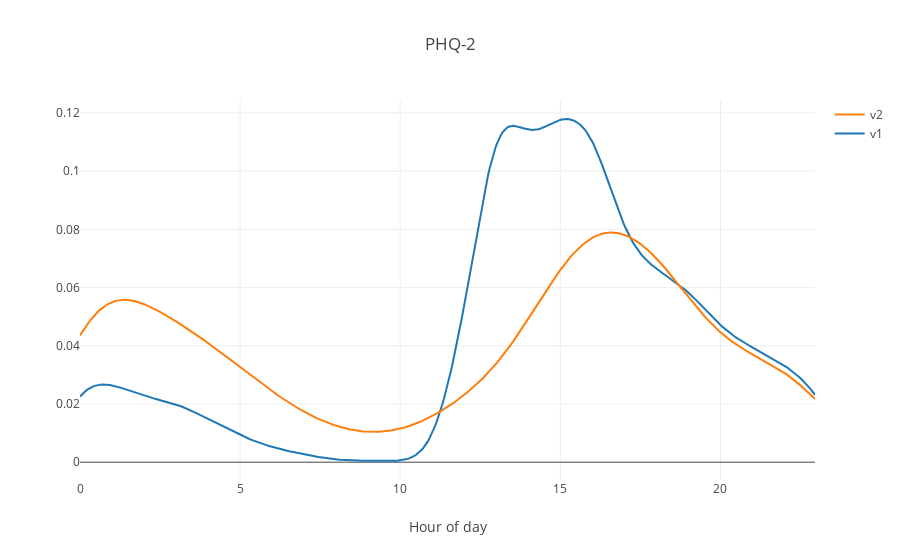
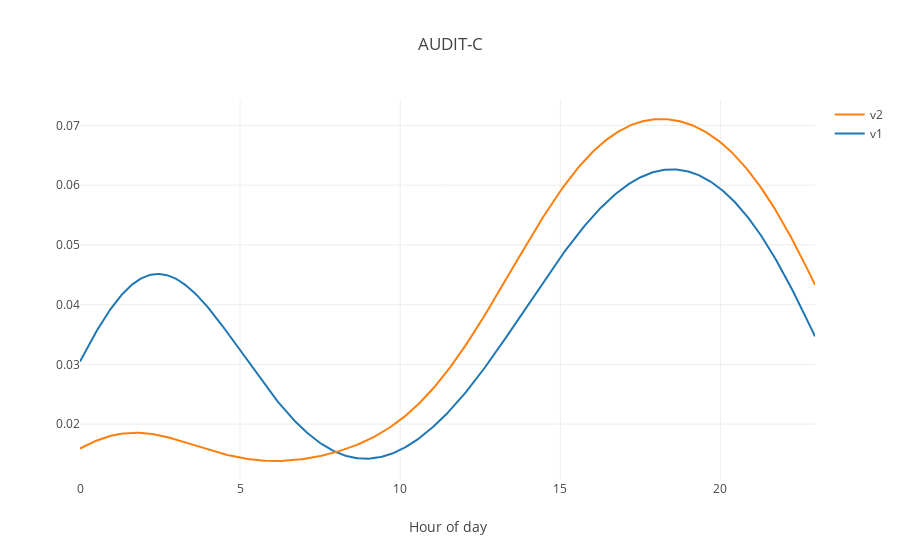
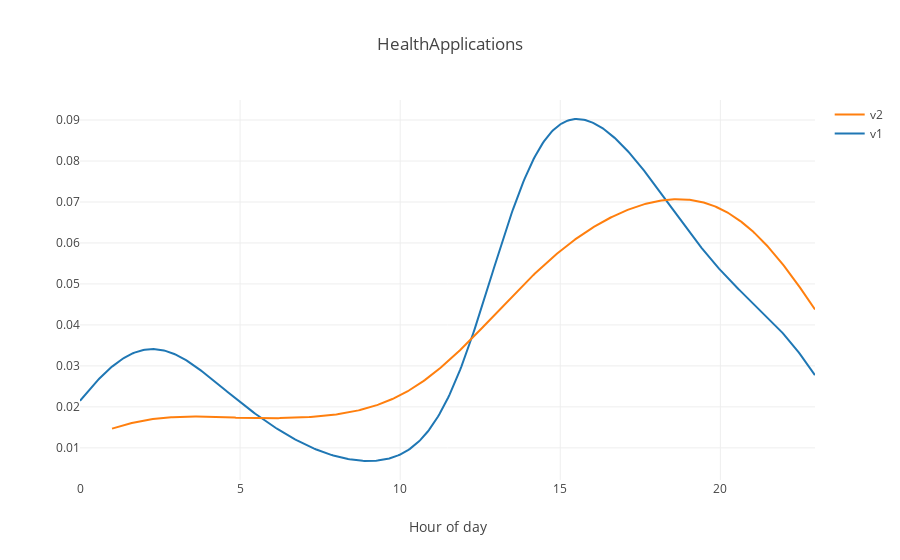
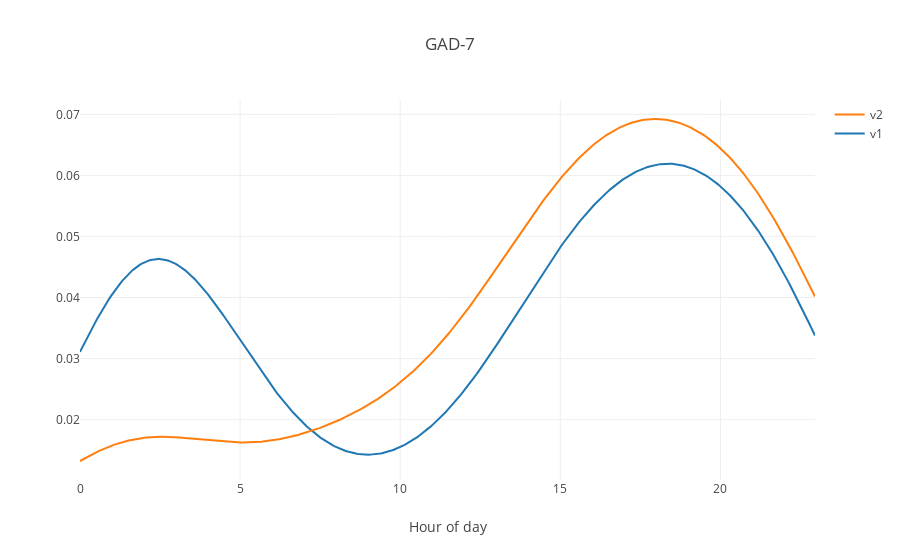

Source (notebook cell) for these figures, in order:
### Markdown cell above
### Plot the completed tables by splitting V1 and V2 by participant ids

### Code cell
for table_name, df in complete.items():
    df['v2mask'] = [c.startswith('EN') for c in df.participant_id]
    
    if df.v2mask.sum() == 0:
        continue
    
    v1 = pd.to_datetime(df.loc[~df.v2mask].dt_response).apply(lambda x: x.hour)
    v2 = pd.to_datetime(df.loc[df.v2mask].dt_response).apply(lambda x: x.hour)
    
    fig = ff.create_distplot([v1, v2], ['v1', 'v2'], show_hist=False, show_rug=False)
    fig['layout'].update(dict(
        title=table_name,
        xaxis=dict(title='Hour of day')
    ))
    iplot(fig)

### Figure 1 — Plotly figure (JSON) as saved in the notebook; plotly's stock layout.template omitted (floating-point values rounded to 4 significant figures; data arrays with more than 128 entries replaced by an {"elided": "..."} marker saying what was removed)
{"data": [{"legendgroup": "v1", "marker": {"color": "rgb(31, 119, 180)"}, "mode": "lines", "name": "v1", "showlegend": true, "type": "scatter", "uid": "a1eb9950-2057-4276-af35-44bdb50de4f7", "x": {"elided": "500 float values"}, "xaxis": "x", "y": {"elided": "500 float values"}, "yaxis": "y"}, {"legendgroup": "v2", "marker": {"color": "rgb(255, 127, 14)"}, "mode": "lines", "name": "v2", "showlegend": true, "type": "scatter", "uid": "dc752747-bc37-46c4-9052-0c608fea18c6", "x": {"elided": "500 float values"}, "xaxis": "x", "y": {"elided": "500 float values"}, "yaxis": "y"}], "layout": {"barmode": "overlay", "hovermode": "closest", "legend": {"traceorder": "reversed"}, "title": "PHQ-2", "xaxis": {"anchor": "y2", "domain": [0, 1], "title": "Hour of day", "zeroline": false}, "yaxis": {"anchor": "free", "domain": [0, 1], "position": 0}}}

### Figure 2 — Plotly figure (JSON) as saved in the notebook; plotly's stock layout.template omitted (floating-point values rounded to 4 significant figures; data arrays with more than 128 entries replaced by an {"elided": "..."} marker saying what was removed)
{"data": [{"legendgroup": "v1", "marker": {"color": "rgb(31, 119, 180)"}, "mode": "lines", "name": "v1", "showlegend": true, "type": "scatter", "uid": "9966f587-291e-4ba4-bf0c-4e31fc54b656", "x": {"elided": "500 float values"}, "xaxis": "x", "y": {"elided": "500 float values"}, "yaxis": "y"}, {"legendgroup": "v2", "marker": {"color": "rgb(255, 127, 14)"}, "mode": "lines", "name": "v2", "showlegend": true, "type": "scatter", "uid": "8b015fbb-3335-4cd8-8efe-8125c3c42997", "x": {"elided": "500 float values"}, "xaxis": "x", "y": {"elided": "500 float values"}, "yaxis": "y"}], "layout": {"barmode": "overlay", "hovermode": "closest", "legend": {"traceorder": "reversed"}, "title": "AUDIT-C", "xaxis": {"anchor": "y2", "domain": [0, 1], "title": "Hour of day", "zeroline": false}, "yaxis": {"anchor": "free", "domain": [0, 1], "position": 0}}}

### Figure 3 — Plotly figure (JSON) as saved in the notebook; plotly's stock layout.template omitted (floating-point values rounded to 4 significant figures; data arrays with more than 128 entries replaced by an {"elided": "..."} marker saying what was removed)
{"data": [{"legendgroup": "v1", "marker": {"color": "rgb(31, 119, 180)"}, "mode": "lines", "name": "v1", "showlegend": true, "type": "scatter", "uid": "06ba3e21-4c95-437a-99c2-aa3125e04142", "x": {"elided": "500 float values"}, "xaxis": "x", "y": {"elided": "500 float values"}, "yaxis": "y"}, {"legendgroup": "v2", "marker": {"color": "rgb(255, 127, 14)"}, "mode": "lines", "name": "v2", "showlegend": true, "type": "scatter", "uid": "1b67ffbc-6321-4b09-beab-a12be58d1a65", "x": {"elided": "500 float values"}, "xaxis": "x", "y": {"elided": "500 float values"}, "yaxis": "y"}], "layout": {"barmode": "overlay", "hovermode": "closest", "legend": {"traceorder": "reversed"}, "title": "HealthApplications", "xaxis": {"anchor": "y2", "domain": [0, 1], "title": "Hour of day", "zeroline": false}, "yaxis": {"anchor": "free", "domain": [0, 1], "position": 0}}}

### Figure 4 — Plotly figure (JSON) as saved in the notebook; plotly's stock layout.template omitted (floating-point values rounded to 4 significant figures; data arrays with more than 128 entries replaced by an {"elided": "..."} marker saying what was removed)
{"data": [{"legendgroup": "v1", "marker": {"color": "rgb(31, 119, 180)"}, "mode": "lines", "name": "v1", "showlegend": true, "type": "scatter", "uid": "b59af5a3-d9af-4c7c-acf7-07ec19593a52", "x": {"elided": "500 float values"}, "xaxis": "x", "y": {"elided": "500 float values"}, "yaxis": "y"}, {"legendgroup": "v2", "marker": {"color": "rgb(255, 127, 14)"}, "mode": "lines", "name": "v2", "showlegend": true, "type": "scatter", "uid": "4a17a4f0-163e-4cd6-afe8-6c08610a229e", "x": {"elided": "500 float values"}, "xaxis": "x", "y": {"elided": "500 float values"}, "yaxis": "y"}], "layout": {"barmode": "overlay", "hovermode": "closest", "legend": {"traceorder": "reversed"}, "title": "GAD-7", "xaxis": {"anchor": "y2", "domain": [0, 1], "title": "Hour of day", "zeroline": false}, "yaxis": {"anchor": "free", "domain": [0, 1], "position": 0}}}
